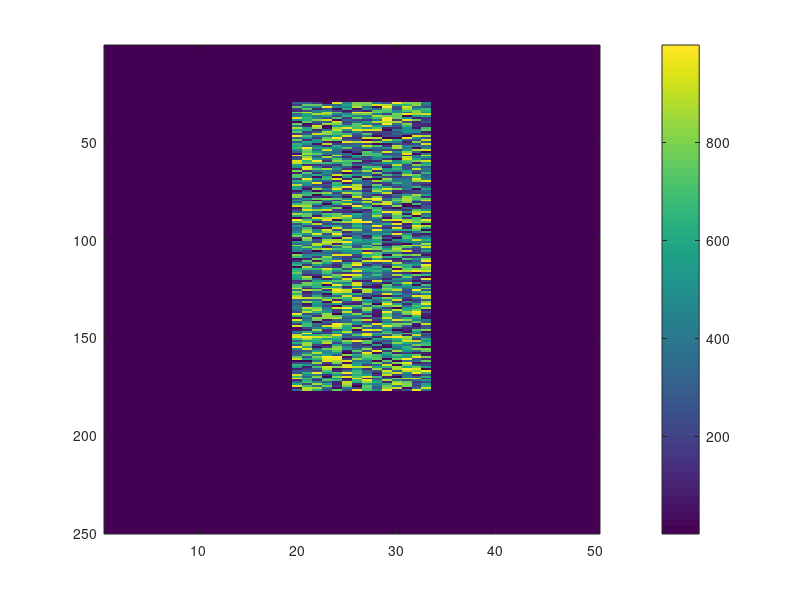

Reproduce this figure in MATLAB. (Note: this script raises an error after producing the figure.)
clear all;
close all;

Np=50;
Nd=250;

J=rand(Nd,Np);
J(30:177,20:33)=J(30:177,20:33)*1000;
figure
imagesc(J)
colorbar

W=wm(J);
W1=inv(W);WW=W1*W1;

J2=J*WW;
figure
imagesc(J2)
colorbar
